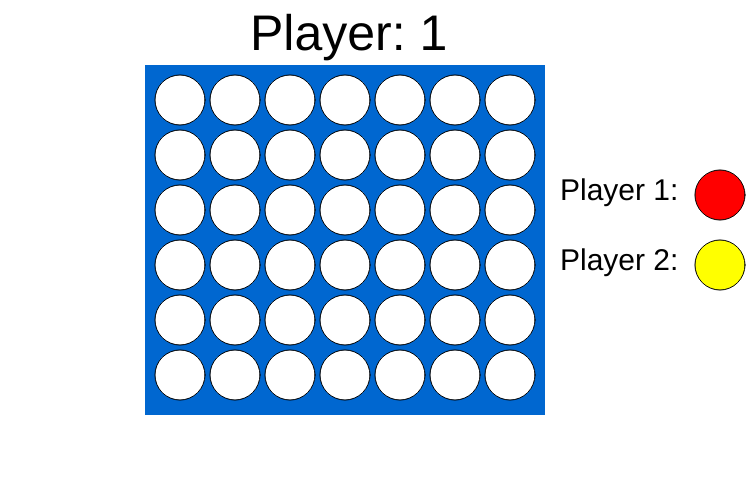
Frame 1 (no input)
Frame 60 (no input): identical to frame 1, image omitted
Frame 120 (the mouse pressed at the canvas centre since frame 60): identical to frame 1, image omitted

The p5.js sketch that drew this single still picture (run headless with seeded random() and noise() and a simulated clock; from frame 60 on, the mouse is pressed at the canvas centre):

// p5.js sketch
// ── sketch.js
let playerturn = 1
function setup() {
  createCanvas(750, 500);
}

function draw() {
 background(255);
  strokeWeight (0)
  fill (0, 103, 208)
  rect (145, 65, 400, 350)
  drawGrid()
  fill (0)
  textSize (50)
  text ("Player: " + playerturn, 250, 50)
  textSize (30)
  text ("Player 1:", 560, 200)
  text ("Player 2:", 560, 270)
  fill (255, 0, 0)
  circle (720, 195, 50)
  fill (255, 255, 0)
  circle (720, 265, 50)
}

let grid =
  [
    [0, 0, 0, 0, 0, 0],
    [0, 0, 0, 0, 0, 0],
    [0, 0, 0, 0, 0, 0],
    [0, 0, 0, 0, 0, 0],
    [0, 0, 0, 0, 0, 0],
    [0, 0, 0, 0, 0, 0],
    [0, 0, 0, 0, 0, 0]
  ]
function drawGrid() {
  strokeWeight (1)
  let colorPallet =
    [
      color(255), //white
      color(255, 0, 0), //red
      color(255, 255, 0),//yellow
    ]

  let rowHeight = 55;

  for (let x = 0; x < grid.length; x++) {
    for (let y = 0; y < grid[x].length; y++) {
      let maxHeight = (grid[x].length - 1) * rowHeight;
      fill(colorPallet[grid[x][y]])
      circle(x * 55 + 180, (maxHeight - (y * rowHeight)) + 100, 50)
    }
  }
}

let colomnClicked
let colomnHeight
function mouseClicked() {
  if (colomnHeight < 5) {
    colomnHeight++
  }
  if (mouseX > 133 && mouseX < 545 && mouseY > 73 && mouseY < 400) {
    colomnClicked = floor((mouseX - 155) / 55)
  }
  
  for (colomnHeight = 0; colomnHeight < grid[colomnClicked].length; colomnHeight++) {
    if (grid[colomnClicked][colomnHeight] == 0) {
      grid[colomnClicked][colomnHeight] = playerturn;
      playerturn++
      if (playerturn > 2) {
        playerturn = 1
      }
        break;
    }
  }
}
